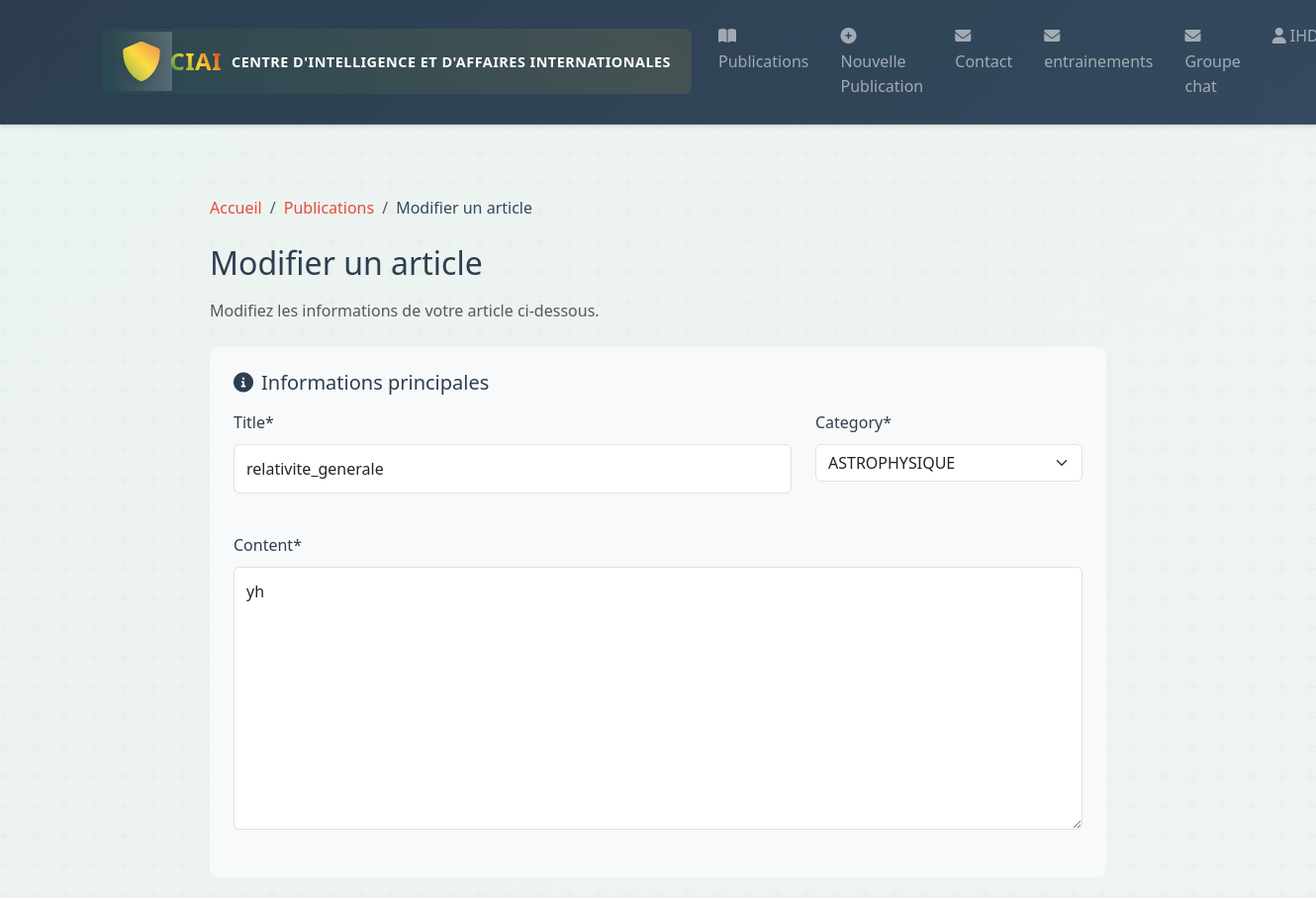
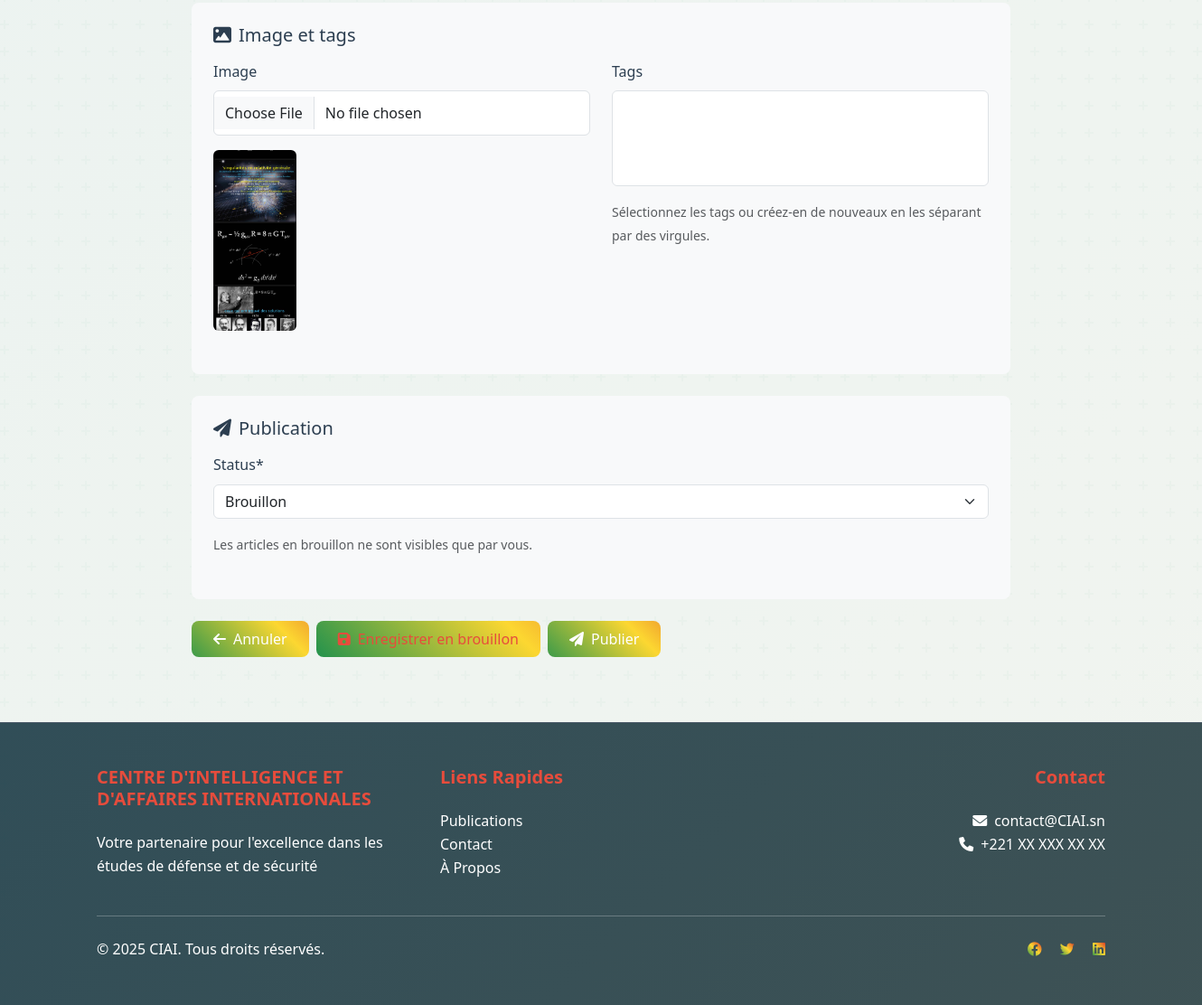
The app's page /articles/relativite_generale/update/ (signed in) with its own data (2 pictures, top to bottom).
### blog/models.py (models this page shows, shortened)
class Article(models.Model):
    STATUS_CHOICES = [
        ('draft', 'Brouillon'),
        ('published', 'Publié'),
    ]
    title = models.CharField(max_length=200)
    slug = models.SlugField(unique=True, blank=True)
    content = models.TextField()
    image = models.ImageField(upload_to='articles/%Y/%m/%d/', blank=True, null=True)
    author = models.ForeignKey(User, on_delete=models.CASCADE, related_name='articles')
    category = models.ForeignKey(Category, on_delete=models.CASCADE, related_name='articles')
    tags = models.ManyToManyField(Tag, blank=True, related_name='articles')
    status = models.CharField(max_length=10, choices=STATUS_CHOICES, default='draft')
    views = models.PositiveIntegerField(default=0)
    created_at = models.DateTimeField(auto_now_add=True)
    updated_at = models.DateTimeField(auto_now=True)
    published_at = models.DateTimeField(null=True, blank=True)
    class Meta:
        ordering = ['-published_at', '-created_at']

### blog/views.py (the view, shortened to what this page needs)
# urls.py: path('articles/<slug:slug>/update/', views.ArticleUpdateView.as_view(), name='article_update'),
class ArticleUpdateView(LoginRequiredMixin, UserPassesTestMixin, UpdateView):
    model = Article
    form_class = ArticleForm
    template_name = 'blog/article_form.html'
    slug_url_kwarg = 'slug'
    def test_func(self):
        article = self.get_object()
        return self.request.user == article.author
    def get_context_data(self, **kwargs):
        context = super().get_context_data(**kwargs)
        context['action'] = 'Modifier'
        return context

### blog/models.py (called while the page is built)
    def __str__(self):
        return self.name

### templates/blog/article_form.html (shortened to what this page needs)
{% extends "base.html" %}
{% load static %}
{% load crispy_forms_tags %}
{% block extra_css %}
<link href="https://cdn.jsdelivr.net/npm/summernote@0.8.18/dist/summernote-bs4.min.css" rel="stylesheet">
<link href="https://cdn.jsdelivr.net/npm/select2@4.1.0-rc.0/dist/css/select2.min.css" rel="stylesheet">
<link href="https://cdn.jsdelivr.net/npm/select2-bootstrap-5-theme@1.3.0/dist/select2-bootstrap-5-theme.min.css" rel="stylesheet">
{% endblock %}
{% block content %}
<div class="container py-5">
    <div class="row justify-content-center">
        <div class="col-lg-10">
            <div class="mb-4">
                <nav aria-label="breadcrumb">
                    <ol class="breadcrumb">
                        <li class="breadcrumb-item"><a href="{% url 'blog:home' %}">Accueil</a></li>
                        <li class="breadcrumb-item"><a href="{% url 'blog:article_list' %}">Publications</a></li>
                        <li class="breadcrumb-item active" aria-current="page">{{ action }} un article</li>
                    </ol>
                </nav>
                <h1 class="h2 mb-3">{{ action }} un article</h1>
                <p class="text-muted">
                    {% if action == 'Créer' %}
                        Remplissez le formulaire ci-dessous pour créer un nouvel article.
                    {% else %}
                        Modifiez les informations de votre article ci-dessous.
                    {% endif %}
                </p>
            </div>
            <form method="post" enctype="multipart/form-data" novalidate>
                <div class="form-section">
                    <h3><i class="fas fa-info-circle me-2"></i>Informations principales</h3>
                    <div class="row mb-4">
                        <div class="col-md-8">
                            {{ form.title|as_crispy_field }}
                        </div>
                        <div class="col-md-4">
                            {{ form.category|as_crispy_field }}
                        </div>
                    </div>
                    <div class="mb-4">
                        {{ form.content|as_crispy_field }}
                    </div>
                </div>
                <div class="form-section">
                    <h3><i class="fas fa-image me-2"></i>Image et tags</h3>
                    <div class="row mb-4">
                        <div class="col-md-6">
                            {{ form.image|as_crispy_field }}
                            {% if form.instance.image %}
                                <div class="mt-2">
                                    <img src="{{ form.instance.image.url }}" alt="Image actuelle" class="image-preview">
                                </div>
                            {% endif %}
                        </div>
                        <div class="col-md-6">
                            {{ form.tags|as_crispy_field }}
                            <small class="form-text text-muted">
                                Sélectionnez les tags ou créez-en de nouveaux en les séparant par des virgules.
                            </small>
                        </div>
                    </div>
                </div>
                <div class="form-section">
                    <h3><i class="fas fa-paper-plane me-2"></i>Publication</h3>
                    <div class="mb-4">
                        {{ form.status|as_crispy_field }}
                        <small class="form-text text-muted">
                            Les articles en brouillon ne sont visibles que par vous.
                        </small>
                    </div>
                </div>
                <div class="d-flex gap-2">
                    <a href="{% url 'blog:article_list' %}" class="btn btn-outline-secondary">
                        <i class="fas fa-arrow-left me-2"></i>Annuler
                    </a>
                    <button type="submit" name="action" value="draft" class="btn btn-outline-primary">
                        <i class="fas fa-save me-2"></i>Enregistrer en brouillon
                    </button>
                    <button type="submit" name="action" value="publish" class="btn btn-primary">
                        <i class="fas fa-paper-plane me-2"></i>Publier
                    </button>
                </div>
            </form>
        </div>
    </div>
</div>
{% endblock %}

### templates/base.html (shortened to what this page needs)
{% load static %}
<!DOCTYPE html>
<html lang="fr">
<head>
    <link href="https://cdn.jsdelivr.net/npm/bootstrap@5.3.0/dist/css/bootstrap.min.css" rel="stylesheet">
    <link rel="stylesheet" href="https://cdnjs.cloudflare.com/ajax/libs/font-awesome/6.0.0/css/all.min.css">
    <link rel="stylesheet" href="{% static 'css/main.css' %}">
    {% block extra_css %}{% endblock %}
</head>
<body>
    <nav class="navbar navbar-expand-lg navbar-dark">
        <div class="container">
            <a class="navbar-brand" href="{% url 'blog:home' %}">
                <i class="fas fa-shield-alt fa-2x text-accent me-2"></i>
                <span class="text-accent">CIAI</span>
                <small class="d-none d-md-inline" style="font-size: 0.9rem; margin-left: 10px;">
                    CENTRE D'INTELLIGENCE ET D'AFFAIRES INTERNATIONALES
                </small>
            </a>
            <div class="collapse navbar-collapse" id="navbarNav">
                <ul class="navbar-nav ms-auto">
                    <li class="nav-item">
                        <a class="nav-link" href="{% url 'blog:article_list' %}">
                            <i class="fas fa-book-open me-1"></i>Publications
                        </a>
                    </li>
                    {% if user.is_authenticated %}
                    <li class="nav-item">
                        <a class="nav-link" href="{% url 'blog:article_create' %}">
                            <i class="fas fa-plus-circle me-1"></i>Nouvelle Publication
                        </a>
                    </li>
                    {% endif %}
                    <li class="nav-item">
                        <a class="nav-link" href="{% url 'blog:contact' %}">
                            <i class="fas fa-envelope me-1"></i>Contact
                        </a>
                    </li>
                    <li class="nav-item">
                        <a class="nav-link" href="{% url 'blog:entrainements' %}">
                            <i class="fas fa-envelope me-1"></i>entrainements
                        </a>
                    </li>
                    <li class="nav-item">
                        <a class="nav-link" href="{% url 'blog:chatbox' %}">
                            <i class="fas fa-envelope me-1"></i>Groupe chat
                        </a>
                    </li>
                    {% if user.is_authenticated %}
                    <li class="nav-item dropdown">
                        <a class="nav-link dropdown-toggle" href="#" id="userDropdown" role="button" data-bs-toggle="dropdown">
                            <i class="fas fa-user me-1"></i>{{ user.username }}
                        </a>
                    </li>
                    {% endif %}
                </ul>
            </div>
        </div>
    </nav>
    <main class="container py-4">
        {% block content %}
        {% endblock %}
    </main>
    <footer class="footer">
        <div class="container">
            <div class="row">
                <div class="col-md-4">
                    <h5>CENTRE D'INTELLIGENCE ET D'AFFAIRES INTERNATIONALES</h5>
                    <p>Votre partenaire pour l'excellence dans les études de défense et de sécurité</p>
                </div>
                <div class="col-md-4">
                    <h5>Liens Rapides</h5>
                    <ul class="list-unstyled">
                        <li><a href="{% url 'blog:article_list' %}">Publications</a></li>
                        <li><a href="{% url 'blog:contact' %}">Contact</a></li>
                        <li><a href="{% url 'blog:about' %}">À Propos</a></li>
                    </ul>
                </div>
                <div class="col-md-4 text-md-end">
                    <h5>Contact</h5>
                    <ul class="list-unstyled">
                        <li><i class="fas fa-envelope me-2"></i>contact@CIAI.sn</li>
                        <li><i class="fas fa-phone me-2"></i>+221 XX XXX XX XX</li>
                    </ul>
                </div>
            </div>
            <hr class="mt-4 mb-4">
            <div class="row">
                <div class="col-md-6">
                    <p class="mb-0">© {% now "Y" %} CIAI. Tous droits réservés.</p>
                </div>
                <div class="col-md-6 text-md-end">
                    <a href="#" class="text-accent me-3"><i class="fab fa-facebook"></i></a>
                    <a href="#" class="text-accent me-3"><i class="fab fa-twitter"></i></a>
                    <a href="#" class="text-accent"><i class="fab fa-linkedin"></i></a>
                </div>
            </div>
        </div>
    </footer>
</body>
</html>

### static/css/main.css (style rules this page uses)
:root { --primary-color: #2c3e50; --secondary-color: #063768; --accent-color: #e74c3c; --text-color: #333; --light-bg: #f8f9fa; --white: #ffffff; --gray-100: #f8f9fa; --gray-200: #e9ecef; --gray-300: #dee2e6; --gray-400: #ced4da; --gray-500: #adb5bd; --gray-600: #6c757d; --gray-700: #495057; --gray-800: #343a40; --gray-900: #212529; --dark-bg: #2c3e50; }
body { background-color: var(--light-bg); color: var(--text-color); font-family: 'Segoe UI', Tahoma, Geneva, Verdana, sans-serif; line-height: 1.6; min-height: 100vh; display: flex; flex-direction: column; }
.navbar { background: linear-gradient(135deg, var(--primary-color), var(--secondary-color)) !important; box-shadow: 0 2px 4px rgba(0,0,0,0.1); padding: 1rem 0; }
.navbar-brand { font-weight: 700; font-size: 1.8rem; letter-spacing: 0.5px; transition: transform 0.3s ease; }
.nav-link { font-weight: 500; padding: 0.5rem 1rem !important; transition: all 0.3s ease; position: relative; }
.nav-link:after { content: ''; position: absolute; width: 0; height: 2px; bottom: 0; left: 50%; background-color: var(--accent-color); transition: all 0.3s ease; }
main.container { flex: 1; padding-top: 2rem; padding-bottom: 3rem; }
.btn-primary { background-color: var(--accent-color); border-color: var(--accent-color); padding: 0.6rem 1.5rem; font-weight: 500; border-radius: 6px; transition: all 0.3s ease; }
.footer { background: var(--primary-color); color: var(--white); padding: 2rem 0; margin-top: auto; }
.footer a { color: var(--accent-color); text-decoration: none; transition: color 0.3s ease; }
.form-control { border-radius: 6px; border: 1px solid var(--gray-300); padding: 0.75rem; }
.text-accent { color: var(--accent-color); }
.btn { padding: 0.5rem 1.5rem; font-weight: 500; border-radius: 0.5rem; }
.btn-outline-primary { color: var(--accent-color); border-color: var(--accent-color); }

### templates/blog/article_form.html (style rules this page uses)
.image-preview { max-height: 200px; object-fit: cover; border-radius: 0.375rem; }
.form-section { background: #f8f9fa; border-radius: 0.5rem; padding: 1.5rem; margin-bottom: 1.5rem; }
.form-section h3 { color: #2c3e50; font-size: 1.25rem; margin-bottom: 1rem; }

### records on screen
Article: title "relativite_generale", category "ASTROPHYSIQUE", content "yh", instance.image (picture), status "Brouillon"

### other values on screen
{{ action }} "Modifier"
